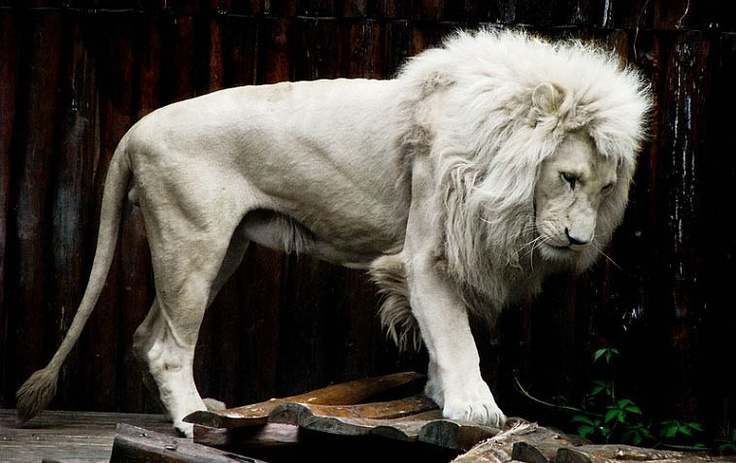
#> input picture DD/IP/TEMPLATES/Session 2/lion.jpg, 736 x 463 px, found by its file name
$ python thresh.py
#> lines starting #> are read from the running program, lines starting #| are printed output that depends on the picture
####################################
##PROJECT CELL
##IMAGE PROCESSING WORKSHOP
####################################
import cv2
import numpy as np

img = cv2.imread("Lion.jpg")
#> img is the input picture: shape (463, 736, 3); mean B, G, R 61.6, 67.7, 71.9

gray = cv2.cvtColor(img, cv2.COLOR_BGR2GRAY)
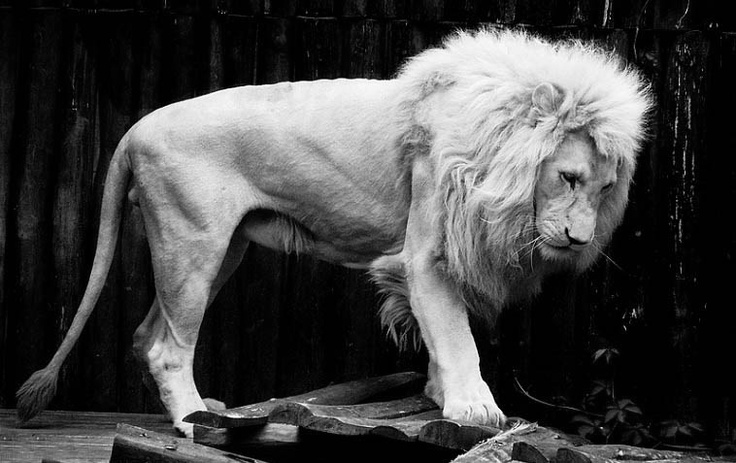
#> gray: shape (463, 736); min 0, max 255, mean 68.3

############################
#### THRESHOLD FUNCTION ####
############################
#ret, thresh = cv2.threshold(gray, 40, 255, cv2.THRESH_BINARY)

#cv2.imshow("Threshold", thresh)

cv2.imshow("GRAY", gray)

cv2.imshow("Original", img)

if cv2.waitKey(0) == 27:
#> (key Esc is pressed here)
    cv2.destroyAllWindows()
